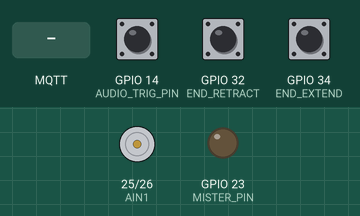
The sketch below on a simulated ESP32. Parts: motor-driver pin pairs drawn as motors (green arrow = first pin HIGH = forward, orange = second pin HIGH = backward, longer = more drive, scaled by the enable pin), output pins drawn as LEDs (lit = HIGH). The inputs (shaded band) are chosen by the test bench; at power-on: GPIO 32 (END_RETRACT) HIGH, GPIO 14 (AUDIO_TRIG_PIN) HIGH, GPIO 34 (END_EXTEND) HIGH. WiFi joins after 1.5 s; servers stay silent unless stated; no MQTT or app messages arrive unless stated; the audio player accepts every command and is not drawn; what the sketch prints to the serial monitor is not drawn.

Above: at 4.2 s.
4.3 s: MQTT message "extend" arrives on the first subscribed topic
At 4.8 s:
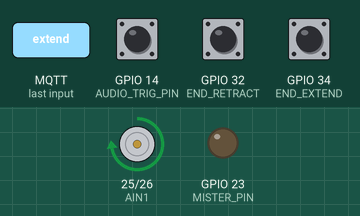
5.8 s: MQTT message "retract" arrives on the first subscribed topic
At 7.0 s:
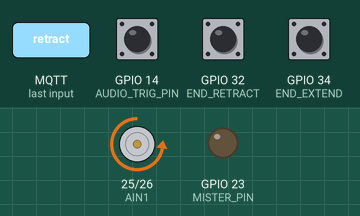
7.3 s: MQTT message "pwm:" arrives on the first subscribed topic
At 8.3 s:
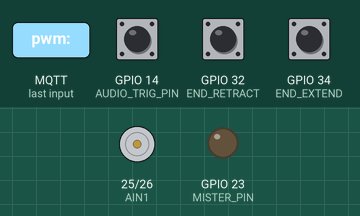
8.8 s: MQTT message "on" arrives on the second subscribed topic
At 9.4 s:
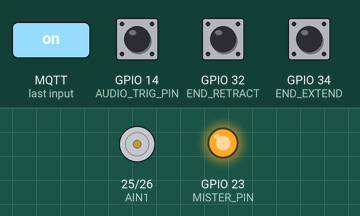
10.3 s: GPIO 32 (END_RETRACT) pulled LOW for 0.15 s
11.9 s: MQTT message "extend" arrives on the first subscribed topic
Timing chart, 0 to 14.4 s (numbered marks = the images above; inputs shaded):
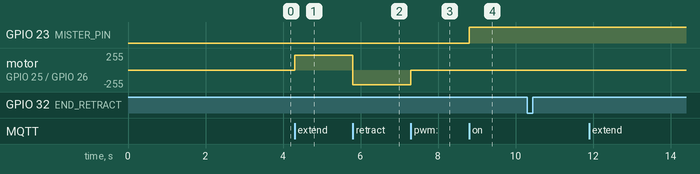

Measured:
- after the input at 4.3 s, motor on GPIO 25 (AIN1) / GPIO 26 (AIN2): stopped → forward 224/255 at once
- after the input at 5.8 s, motor on GPIO 25 (AIN1) / GPIO 26 (AIN2): forward 224/255 → backward 224/255 at once
- after the input at 7.3 s, motor on GPIO 25 (AIN1) / GPIO 26 (AIN2): backward 224/255 → stopped at once
- after the input at 8.8 s, GPIO 23 (MISTER_PIN): LOW → HIGH at once

The sketch:

SaturnV_Final.ino
```cpp
#include <WiFi.h>
#include <ArduinoOTA.h>
#include <PubSubClient.h>
#include <DFRobotDFPlayerMini.h>

// ===== Wi-Fi =====
const char* ssid     = "Gargoyle";
const char* password = "garg4810";

// ===== MQTT (Home Assistant) =====
const char* mqtt_server = "192.168.50.5";
const int   mqtt_port   = 1883;
const char* mqtt_user   = "scottb721";
const char* mqtt_pass   = "pw";

// ===== OTA =====
const char* otaHostname = "saturnv-tower";

// ===== Motor / Endstops / Mister pins =====
#define AIN1        25
#define AIN2        26
#define PWMA        33
#define END_RETRACT 32   // active-low endstop (pull to GND when hit)
#define END_EXTEND  34   // active-low endstop (pull to GND when hit)
#define MISTER_PIN  23

// If your MOSFET board is active-LOW, flip these two
const bool MISTER_ON  = HIGH;
const bool MISTER_OFF = LOW;

// ===== PWM (ESP32 LEDC) =====
const int PWM_FREQ = 2000;   // 2 kHz
const int PWM_RES  = 10;     // 10-bit (0..1023)
int pwmDuty        = 900;    // ~30% (adjust to taste)

// ===== MQTT topics =====
const char* T_CMD        = "saturnv/cmd";          // extend | retract | stop
const char* T_RUN_STATE  = "saturnv/run_state";    // extend | retract | stopped
const char* T_STATUS     = "saturnv/status";       // online | still online | errors
const char* T_MIST_CMD   = "saturnv/mist";         // on | off
const char* T_MIST_STATE = "saturnv/mist_state";   // on | off
const char* T_AUDIO_CMD   = "saturnv/audio/play";   // payload: "play"


// ===== Endstop debounce =====
struct Debounced {
  uint8_t pin;
  bool    rawPrev   = true;
  uint32_t tChange  = 0;
  bool    active    = false;   // true when endstop is pressed (active-low)
};
Debounced esRetract{END_RETRACT};
Debounced esExtend{ END_EXTEND };

// ===== Run mode =====
enum Mode { STOPPED, EXTENDING, RETRACTING };
volatile Mode mode = STOPPED;

// ===== MQTT client =====
WiFiClient      espClient;
PubSubClient    mqtt(espClient);

// ===== DFPlayer (audio) =====
// Wiring: ESP32 TX2 (GPIO17) -> DF RX (via ~1k series), ESP32 RX2 (GPIO16) <- DF TX
HardwareSerial        MP3(2);
DFRobotDFPlayerMini   df;

const int AUDIO_TRIG_PIN = 14;       // pull LOW to trigger audio
static bool     audioTrigPrev       = true; // INPUT_PULLUP: HIGH idle
static uint32_t audioTrigLastChange = 0;
static uint32_t audioLastFire       = 0;
const uint16_t  AUDIO_DEBOUNCE_MS   = 40;
const uint16_t  AUDIO_COOLDOWN_MS   = 300;

// ---------- Motor helpers ----------
inline void motorStop() {
  ledcWrite(PWMA, 0);
  digitalWrite(AIN1, LOW);
  digitalWrite(AIN2, LOW);
}

inline void motorExtend() {           // move away from retract endstop
  digitalWrite(AIN1, HIGH);
  digitalWrite(AIN2, LOW);
  ledcWrite(PWMA, pwmDuty);
}

inline void motorRetract() {          // move towards retract endstop
  digitalWrite(AIN1, LOW);
  digitalWrite(AIN2, HIGH);
  ledcWrite(PWMA, pwmDuty);
}

// ---------- Endstop debounce ----------
void updateOne(Debounced& d) {
  bool raw = digitalRead(d.pin);              // INPUT_PULLUP: HIGH=not pressed, LOW=pressed
  uint32_t now = millis();
  if (raw != d.rawPrev) {
    d.tChange = now;
    d.rawPrev = raw;
  }
  // 30 ms debounce
  if ((now - d.tChange) > 30) {
    d.active = (raw == LOW);
  }
}

void updateEndstops() {
  updateOne(esRetract);
  updateOne(esExtend);
}

// ---------- MQTT helpers ----------
inline void publishRunState(const char* state, bool retain=false) {
  mqtt.publish(T_RUN_STATE, state, retain);
}

void onMqtt(char* topic, byte* payload, unsigned int len) {
  String msg;
  msg.reserve(len + 1);
  for (unsigned int i = 0; i < len; i++) msg += (char)payload[i];
  msg.toLowerCase();

  if (strcmp(topic, T_CMD) == 0) {
    if (msg == "extend") {
      updateEndstops();
      if (esExtend.active) {
        mode = STOPPED; motorStop(); publishRunState("stopped", true);
        mqtt.publish(T_STATUS, "extend blocked (endstop active)");
      } else {
        mode = EXTENDING; publishRunState("extend", true);
      }
    } else if (msg == "retract") {
      updateEndstops();
      if (esRetract.active) {
        mode = STOPPED; motorStop(); publishRunState("stopped", true);
        mqtt.publish(T_STATUS, "retract blocked (endstop active)");
      } else {
        mode = RETRACTING; publishRunState("retract", true);
      }
    } else if (msg == "stop") {
      mode = STOPPED; motorStop(); publishRunState("stopped", true);
    } else if (msg.startsWith("pwm:")) {
      int v = constrain(msg.substring(4).toInt(), 0, 1023);
      pwmDuty = v;
      mqtt.publish(T_STATUS, ("pwm=" + String(pwmDuty)).c_str());
    }

  } else if (strcmp(topic, T_MIST_CMD) == 0) {
    if (msg == "on")  { digitalWrite(MISTER_PIN, MISTER_ON);  mqtt.publish(T_MIST_STATE, "on",  true); }
    if (msg == "off") { digitalWrite(MISTER_PIN, MISTER_OFF); mqtt.publish(T_MIST_STATE, "off", true); }

  // 👉 Audio control over MQTT (same topic, two payloads)
  } else if (strcmp(topic, T_AUDIO_CMD) == 0) {
    if (msg == "play") {
      playTrack1();
      mqtt.publish(T_STATUS, "audio play triggered");
    } else if (msg == "stop") {
      df.stop();
      mqtt.publish(T_STATUS, "audio stop triggered");
    }
  }
} // <— make sure this brace exists!


// ---------- Wi-Fi / OTA / MQTT ----------
void connectWiFi() {
  WiFi.mode(WIFI_STA);
  WiFi.begin(ssid, password);
  uint32_t t0 = millis();
  while (WiFi.status() != WL_CONNECTED) {
    delay(300);
    if (millis() - t0 > 15000) break;
  }
}

void setupOTA() {
  ArduinoOTA.setHostname(otaHostname);
  ArduinoOTA.onStart([](){ mqtt.publish(T_STATUS, "ota start"); });
  ArduinoOTA.onEnd([](){ mqtt.publish(T_STATUS, "ota end"); });
  ArduinoOTA.begin();
}

void connectMQTT() {
  mqtt.setServer(mqtt_server, mqtt_port);
  mqtt.setCallback(onMqtt);
  while (!mqtt.connected()) {
    if (mqtt.connect("SaturnV-01", mqtt_user, mqtt_pass, T_STATUS, 0, true, "offline")) {
      mqtt.publish(T_STATUS, "online", true);
      mqtt.subscribe(T_CMD);
      mqtt.subscribe(T_MIST_CMD);
      mqtt.subscribe(T_AUDIO_CMD);
      publishRunState("stopped", true);
      mqtt.publish(T_MIST_STATE, "off", true);
    } else {
      delay(2000);
    }
  }
}

// ---------- DFPlayer bring-up & play ----------
static bool dfInit() {
  MP3.begin(9600, SERIAL_8N1, 16, 17);                // RX=16 (from DF TX), TX=17 (to DF RX)
  if (!df.begin(MP3, /*isACK=*/false, /*doReset=*/true)) return false;
  delay(400);
  df.outputDevice(DFPLAYER_DEVICE_SD);
  delay(300);
  df.volume(28);                                      // 0..30 (adjust to taste)
  delay(120);
  return true;
}

static void playTrack1() {
  df.stop();
  delay(100);
  df.play(1);   // plays /0001.mp3 in root (or /MP3/0001.mp3 if present)
}

// ---------- Setup / Loop ----------
void setup() {
  Serial.begin(115200);
  delay(200);

  // Pins
  pinMode(AIN1, OUTPUT);
  pinMode(AIN2, OUTPUT);
  pinMode(MISTER_PIN, OUTPUT);
  digitalWrite(MISTER_PIN, MISTER_OFF);

  pinMode(END_RETRACT, INPUT_PULLUP);
  pinMode(END_EXTEND,  INPUT_PULLUP);

  // PWM (ESP32 v3)
  ledcAttach(PWMA, PWM_FREQ, PWM_RES);
  ledcWrite(PWMA, 0);
  motorStop();

  // Net services
  connectWiFi();
  setupOTA();
  connectMQTT();

  // Audio
  pinMode(AUDIO_TRIG_PIN, INPUT_PULLUP);  // HIGH idle; pull LOW to play
  if (!dfInit()) {
    Serial.println("[AUDIO] DF init failed — check 5V/GND/TX2/RX2/SD.");
    mqtt.publish(T_STATUS, "audio init failed");
  } else {
    mqtt.publish(T_STATUS, "audio ready");
  }

  Serial.println("Ready: cmd=extend|retract|stop, mist=on|off, GPIO14 to GND plays 0001.mp3");
}

void loop() {
  ArduinoOTA.handle();
  if (!mqtt.connected()) connectMQTT();
  mqtt.loop();

  updateEndstops();

  // Auto-stop if limit hit while moving
  if (mode == RETRACTING && esRetract.active) {
    mode = STOPPED; motorStop(); publishRunState("stopped", true);
    mqtt.publish(T_STATUS, "auto-stop: retract endstop");
  }
  if (mode == EXTENDING && esExtend.active) {
    mode = STOPPED; motorStop(); publishRunState("stopped", true);
    mqtt.publish(T_STATUS, "auto-stop: extend endstop");
  }

  // Hold motor outputs by mode
  switch (mode) {
    case EXTENDING:  motorExtend();  break;
    case RETRACTING: motorRetract(); break;
    default:         motorStop();    break;
  }

  // ---- Audio trigger: falling edge on GPIO14 → play 0001.mp3 ----
  {
    bool raw = digitalRead(AUDIO_TRIG_PIN);          // HIGH idle, LOW asserted
    uint32_t now = millis();

    // debounce
    static bool debounced = true;
    if (raw != audioTrigPrev) {
      audioTrigLastChange = now;
      audioTrigPrev = raw;
    }
    if ((now - audioTrigLastChange) > AUDIO_DEBOUNCE_MS) {
      debounced = raw;
    }

    // detect falling edge HIGH -> LOW
    static bool prevDebounced = true;
    if (prevDebounced && !debounced) {
      if (now - audioLastFire > AUDIO_COOLDOWN_MS) {
        audioLastFire = now;
        playTrack1();
      }
    }
    prevDebounced = debounced;
  }

  // Heartbeat
  static uint32_t lastBeat = 0;
  if (millis() - lastBeat > 10000) {
    lastBeat = millis();
    mqtt.publish(T_STATUS, "still online");
  }
}
```
